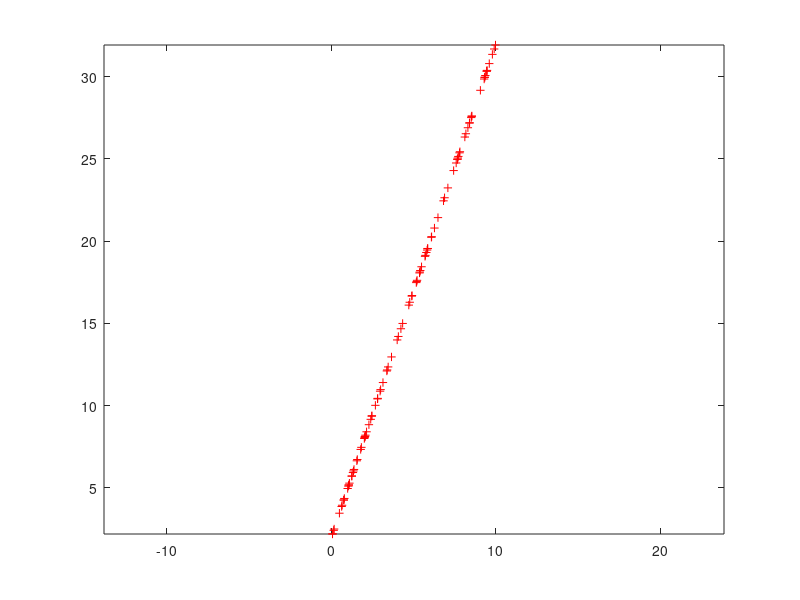

Reproduce this figure in MATLAB.
x = 10*rand(100,1); %x \in [0,10]
w = 2 + 3 * x + 0.01*rand(100,1); %n ~ norm[0,1];

X = [ones(1,100); x'];
% phi = inv(X*X')*(X*w)
phi = (X*X')\(X*w)

figure; plot(x,w,'r+'); axis equal;